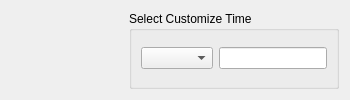
                  <widget class="QWidget" name="page_11">
                   <layout class="QGridLayout" name="gridLayout_19">
                    <item row="0" column="0">
                     <layout class="QHBoxLayout" name="horizontalLayout_20">
                      <item>
                       <spacer name="horizontalSpacer_24">
                        <property name="orientation">
                         <enum>Qt::Horizontal</enum>
                        </property>
                        <property name="sizeHint" stdset="0">
                         <size>
                          <width>118</width>
                          <height>20</height>
                         </size>
                        </property>
                       </spacer>
                      </item>
                      <item>
                       <widget class="QGroupBox" name="groupBox_3">
                        <property name="title">
                         <string>Select Customize Time</string>
                        </property>
                        <layout class="QGridLayout" name="gridLayout_17">
                         <item row="0" column="0">
                          <widget class="QComboBox" name="timeExamModecomboBox_9"/>
                         </item>
                         <item row="0" column="1">
                          <widget class="QLineEdit" name="lineEdit_2"/>
                         </item>
                        </layout>
                       </widget>
                      </item>
                     </layout>
                    </item>
                   </layout>
                  </widget>
